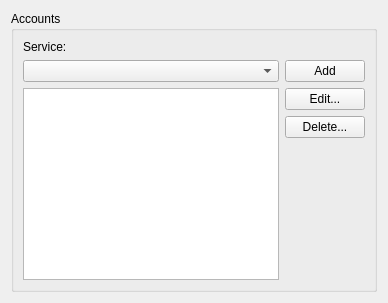
         <widget class="QWidget" name="accountsPage">
          <layout class="QGridLayout" name="gridLayout_9">
           <item row="0" column="0">
            <widget class="QGroupBox" name="groupBox_3">
             <property name="title">
              <string>Accounts</string>
             </property>
             <layout class="QGridLayout" name="gridLayout_3">
              <item row="0" column="0">
               <layout class="QVBoxLayout" name="verticalLayout_3">
                <item>
                 <widget class="QLabel" name="label">
                  <property name="text">
                   <string>Service:</string>
                  </property>
                 </widget>
                </item>
                <item>
                 <layout class="QHBoxLayout" name="horizontalLayout_2">
                  <item>
                   <widget class="QComboBox" name="servicesComboBox"/>
                  </item>
                  <item>
                   <widget class="QPushButton" name="addAccountPushButton">
                    <property name="sizePolicy">
                     <sizepolicy hsizetype="Fixed" vsizetype="Fixed">
                      <horstretch>0</horstretch>
                      <verstretch>0</verstretch>
                     </sizepolicy>
                    </property>
                    <property name="text">
                     <string>Add</string>
                    </property>
                   </widget>
                  </item>
                 </layout>
                </item>
                <item>
                 <layout class="QHBoxLayout" name="horizontalLayout_3">
                  <item>
                   <widget class="QListWidget" name="accountsListWidget"/>
                  </item>
                  <item>
                   <layout class="QVBoxLayout" name="verticalLayout_2">
                    <item>
                     <widget class="QPushButton" name="editAccountPushButton">
                      <property name="text">
                       <string>Edit...</string>
                      </property>
                     </widget>
                    </item>
                    <item>
                     <widget class="QPushButton" name="deleteAccountPushButton">
                      <property name="text">
                       <string>Delete...</string>
                      </property>
                     </widget>
                    </item>
                    <item>
                     <spacer name="verticalSpacer_4">
                      <property name="orientation">
                       <enum>Qt::Vertical</enum>
                      </property>
                      <property name="sizeHint" stdset="0">
                       <size>
                        <width>20</width>
                        <height>40</height>
                       </size>
                      </property>
                     </spacer>
                    </item>
                   </layout>
                  </item>
                 </layout>
                </item>
               </layout>
              </item>
             </layout>
            </widget>
           </item>
          </layout>
         </widget>
